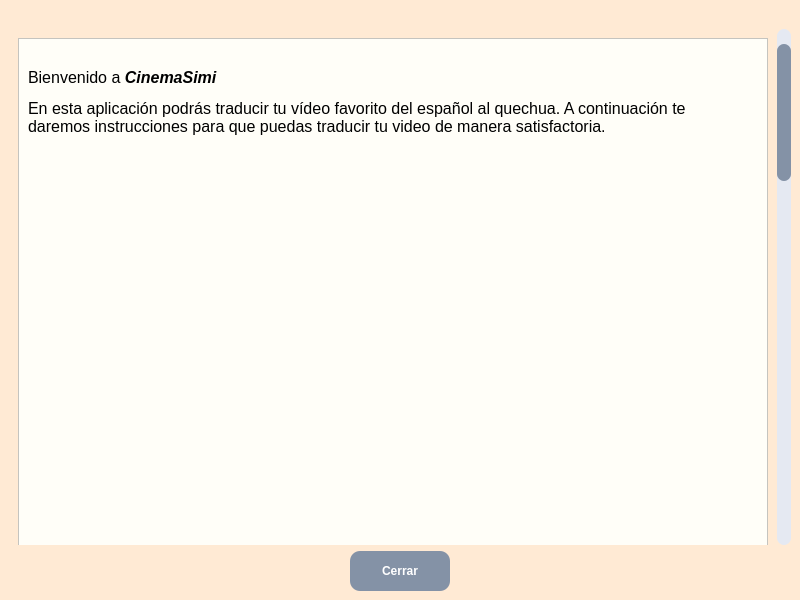
<?xml version="1.0" encoding="UTF-8"?>
<ui version="4.0">
 <class>Instrucciones</class>
 <widget class="QMainWindow" name="Instrucciones">
  <property name="geometry">
   <rect>
    <x>0</x>
    <y>0</y>
    <width>800</width>
    <height>600</height>
   </rect>
  </property>
  <property name="minimumSize">
   <size>
    <width>800</width>
    <height>600</height>
   </size>
  </property>
  <property name="maximumSize">
   <size>
    <width>800</width>
    <height>600</height>
   </size>
  </property>
  <property name="windowTitle">
   <string>Instrucciones</string>
  </property>
  <property name="windowIcon">
   <iconset resource="icons.qrc">
    <normaloff>:/icons/recursos/upc_logo.png</normaloff>:/icons/recursos/upc_logo.png</iconset>
  </property>
  <property name="styleSheet">
   <string notr="true">background-color: rgb(255, 234, 212);</string>
  </property>
  <property name="animated">
   <bool>false</bool>
  </property>
  <property name="tabShape">
   <enum>QTabWidget::Rounded</enum>
  </property>
  <widget class="QWidget" name="centralwidget">
   <property name="styleSheet">
    <string notr="true">/* VERTICAL SCROLLBAR*/

QScrollBar:vertical{
	bolder: none;
	background-color: rgb(229, 233, 242);
	width: 14px;
	margin: 15px 0 15px 0;
	border-radius: 0px;
}

/* HANDLEBAR VERTICAL*/

QScrollBar::handle::vertical{
	
	background-color: rgb(132, 146, 166);
	min-height: 30px;
	border-radius: 7px;
}
QScrollBar::handle::vertical:hover{
	background-color: rgb(73, 136, 175);
}

QScrollBar::handle::vertical:pressed{
	background-color: rgb(58, 113, 154);
}

/*BIN TOP - SCROLLBAR*/
QScrollBar::sub-line:vertical{
	border: none;
	background-color: rgb(229, 233, 242);
	height: 15px;
	border-top-left-radius: 7px;
	border-top-right-radius: 7px;
	subcontrol-position: top;
	subcontrol-origin: margin;
}

QScrollBar::sub-line:vertical:hover{
	background-color: rgb(73, 136, 175);
}

QScrollBar::sub-line:vertical:hover:pressed{
	background-color: rgb(58, 113, 154);
}

/*BIN BOTTOM - SCROLLBAR*/
QScrollBar::add-line:vertical{
	border: none;
	background-color: rgb(229, 233, 242);
	height: 15px;
	border-bottom-left-radius: 7px;
	border-bottom-right-radius: 7px;
	subcontrol-position: bottom;
	subcontrol-origin: margin;
}

QScrollBar::add-line:vertical:hover{
	background-color: rgb(73, 136, 175);
}

QScrollBar::add-line:vertical:hover:pressed{
	background-color: rgb(58, 113, 154);
}

/*RESET ARROW*/
QScrollBar::up-arrow:vertical, QScrollBar::down-arrow:vertical{
	background: none;
}

QScrollBar::add-page:vertical, QScrollBar::sub-page:vertical{
	background: none;
}

/*CLOSE BUTTON */

QPushButton{

	background-color: rgb(132, 146, 166);
	color: white;
	border-width: 2px;
	border-radius: 10px;
	font: bold ;
}

QPushButton::hover{
background-color: rgb(73, 136, 175);
}

QPushButton::pressed {  
background-color: rgb(58, 113, 154) 
}
</string>
   </property>
   <layout class="QVBoxLayout" name="verticalLayout">
    <item>
     <widget class="QLabel" name="lblLogo">
      <property name="sizePolicy">
       <sizepolicy hsizetype="Preferred" vsizetype="Preferred">
        <horstretch>0</horstretch>
        <verstretch>0</verstretch>
       </sizepolicy>
      </property>
      <property name="minimumSize">
       <size>
        <width>0</width>
        <height>0</height>
       </size>
      </property>
      <property name="maximumSize">
       <size>
        <width>220</width>
        <height>80</height>
       </size>
      </property>
      <property name="sizeIncrement">
       <size>
        <width>0</width>
        <height>0</height>
       </size>
      </property>
      <property name="baseSize">
       <size>
        <width>0</width>
        <height>0</height>
       </size>
      </property>
      <property name="text">
       <string/>
      </property>
      <property name="pixmap">
       <pixmap resource="icons.qrc">:/icons/recursos/cinemaSimi.png</pixmap>
      </property>
      <property name="scaledContents">
       <bool>true</bool>
      </property>
      <property name="alignment">
       <set>Qt::AlignLeading|Qt::AlignLeft|Qt::AlignTop</set>
      </property>
     </widget>
    </item>
    <item>
     <widget class="QScrollArea" name="scrollArea">
      <property name="styleSheet">
       <string notr="true"/>
      </property>
      <property name="frameShape">
       <enum>QFrame::NoFrame</enum>
      </property>
      <property name="widgetResizable">
       <bool>true</bool>
      </property>
      <widget class="QWidget" name="scrollAreaWidgetContents">
       <property name="geometry">
        <rect>
         <x>0</x>
         <y>0</y>
         <width>764</width>
         <height>1822</height>
        </rect>
       </property>
       <property name="styleSheet">
        <string notr="true"/>
       </property>
       <layout class="QVBoxLayout" name="verticalLayout_2">
        <item>
         <widget class="QFrame" name="frameInstruccioens">
          <property name="minimumSize">
           <size>
            <width>0</width>
            <height>1800</height>
           </size>
          </property>
          <property name="styleSheet">
           <string notr="true">background-color: rgb(255, 254, 248);</string>
          </property>
          <property name="frameShape">
           <enum>QFrame::StyledPanel</enum>
          </property>
          <property name="frameShadow">
           <enum>QFrame::Raised</enum>
          </property>
          <widget class="QLabel" name="label">
           <property name="geometry">
            <rect>
             <x>10</x>
             <y>30</y>
             <width>721</width>
             <height>361</height>
            </rect>
           </property>
           <property name="text">
            <string>&lt;html&gt;&lt;head/&gt;&lt;body&gt;&lt;p&gt;&lt;span style=&quot; font-size:12pt;&quot;&gt;Bienvenido a &lt;/span&gt;&lt;span style=&quot; font-size:12pt; font-weight:600; font-style:italic;&quot;&gt;CinemaSimi&lt;/span&gt;&lt;/p&gt;&lt;p&gt;&lt;span style=&quot; font-size:12pt;&quot;&gt;En esta aplicación podrás traducir tu vídeo favorito del español al quechua. A continuación te daremos instrucciones para que puedas traducir tu video de manera satisfactoria.&lt;/span&gt;&lt;/p&gt;&lt;/body&gt;&lt;/html&gt;</string>
           </property>
           <property name="textFormat">
            <enum>Qt::AutoText</enum>
           </property>
           <property name="alignment">
            <set>Qt::AlignLeading|Qt::AlignLeft|Qt::AlignTop</set>
           </property>
           <property name="wordWrap">
            <bool>true</bool>
           </property>
           <property name="margin">
            <number>10</number>
           </property>
          </widget>
         </widget>
        </item>
       </layout>
      </widget>
     </widget>
    </item>
    <item>
     <layout class="QHBoxLayout" name="horizontalLayout">
      <item>
       <spacer name="Spc1">
        <property name="orientation">
         <enum>Qt::Horizontal</enum>
        </property>
        <property name="sizeHint" stdset="0">
         <size>
          <width>40</width>
          <height>20</height>
         </size>
        </property>
       </spacer>
      </item>
      <item>
       <widget class="QPushButton" name="btnClose">
        <property name="sizePolicy">
         <sizepolicy hsizetype="Preferred" vsizetype="Preferred">
          <horstretch>0</horstretch>
          <verstretch>0</verstretch>
         </sizepolicy>
        </property>
        <property name="minimumSize">
         <size>
          <width>100</width>
          <height>40</height>
         </size>
        </property>
        <property name="styleSheet">
         <string notr="true"/>
        </property>
        <property name="text">
         <string>Cerrar</string>
        </property>
        <property name="checkable">
         <bool>false</bool>
        </property>
        <property name="autoDefault">
         <bool>false</bool>
        </property>
       </widget>
      </item>
      <item>
       <spacer name="Spc2">
        <property name="orientation">
         <enum>Qt::Horizontal</enum>
        </property>
        <property name="sizeHint" stdset="0">
         <size>
          <width>40</width>
          <height>20</height>
         </size>
        </property>
       </spacer>
      </item>
     </layout>
    </item>
   </layout>
  </widget>
 </widget>
 <resources>
  <include location="icons.qrc"/>
 </resources>
 <connections/>
</ui>
